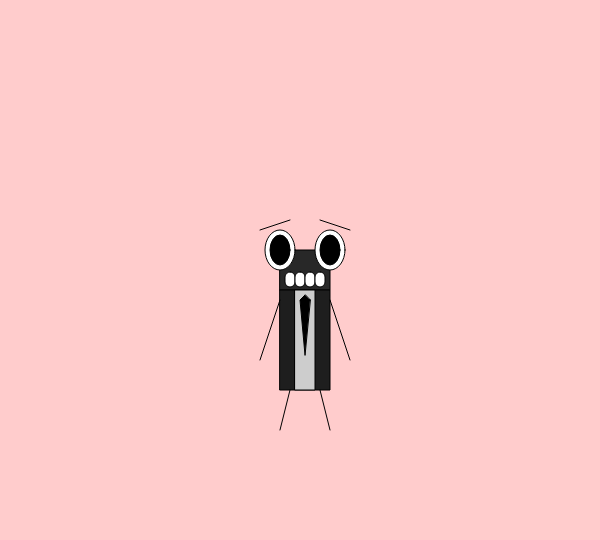
Frame 1 (no input)
Frame 60 (no input): identical to frame 1, image omitted
Frame 120 (the mouse pressed at the canvas centre since frame 60): identical to frame 1, image omitted

The p5.js sketch that drew this single still picture (run headless with seeded random() and noise() and a simulated clock; from frame 60 on, the mouse is pressed at the canvas centre):

// p5.js sketch
// ── sketch.js
  var PosX = 280;
  var PosY = 250;
function setup() {
createCanvas(600, 540);
    background(255, 204, 204)
}
function draw() {
  //movement
   if (keyIsDown(LEFT_ARROW)) {
    PosX +=-3;
  } if (keyIsDown(RIGHT_ARROW)) {
    PosX +=3;
  } if (keyIsDown(UP_ARROW)) {
    PosY +=-3;
  } if (keyIsDown(DOWN_ARROW)) {
    PosY +=3;
  }
   background(255, 204, 204)
fill(40)
  //head
rect(PosX,PosY,50,40)
  fill(255)
  //eyes
  ellipse(PosX,PosY,30,40,50)
  ellipse(PosX+50,PosY,30,40,50)
  fill(0)
  //pupils
  ellipse(PosX,PosY,20,30,50)
  ellipse(PosX+50,PosY,20,30,50)
  //eyebrows
  line(PosX-20,PosY-20,PosX+10,PosY-30)
  line(PosX+40,PosY-30,PosX+70,PosY-20)
  fill(30)
  //jacket
  rect(PosX,PosY+40,50,100)
  fill(205)
  //shirt
  rect(PosX+15,PosY+40,20,100)
  fill(0)
  //tie
  triangle(PosX+25,PosY+45,PosX+20,PosY+50,PosX+30,PosY+50)
  triangle(PosX+25,PosY+105,PosX+20,PosY+50,PosX+30,PosY+50)
  fill(255)
  //teeth
  rect(PosX+5,PosY+22,10,15,50)
  rect(PosX+15,PosY+22,10,15,50)
  rect(PosX+25,PosY+22,10,15,50)
  rect(PosX+35,PosY+22,10,15,50)
  //legs
  line(PosX+10,PosY+140,PosX,PosY+180)
  line(PosX+40,PosY+140,PosX+50,PosY+180)
   //arms
  if (keyCode == RIGHT_ARROW) {
    line(PosX+50, PosY+50, PosX+100, PosY+20);
  } else {
    line(PosX+50,PosY+50,PosX+70,PosY+110); 
  }
  if (keyCode == LEFT_ARROW) {
    line(PosX,PosY+50,PosX-50,PosY+20);
  } else {
  line(PosX,PosY+50,PosX-20,PosY+110);
}
}  
